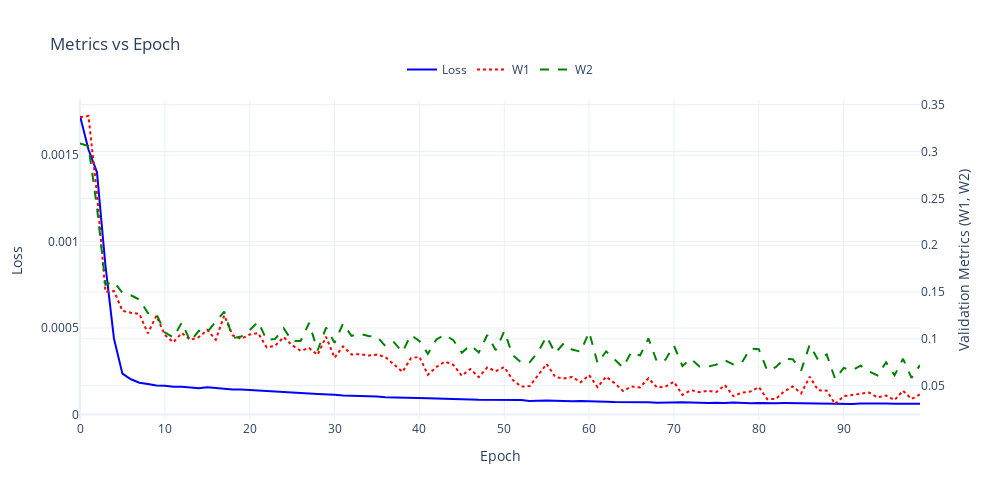

Notebook cell for this chart:
### Code cell
# Frame 
A = torch.tensor([
    [0.0, 1.0],
    [1.0, 0.0],
])
D = torch.diag_embed(
    torch.sum(A, dim=-1),
)
L = D - A
frame = SpectralFrame(L)

# SDE and Solvers 
sigma = 0.0
c = 2.0
sde = HeatBMTSDE(frame.eigenvalues, c=c, sigma=sigma)
ot_solver = OTSolver(sde=sde, epsilon=0.0)

# dataset
x0_distribution = EightGaussians()
x1_distribution = Moons() 
dataset = MatchingDistributionDataset(
    x0_distribution, 
    x1_distribution, 
)

batch_size = 512
num_batches = 50 * 512 // batch_size
train_data_loader = MatchingDataLoader(
    dataset=dataset, 
    batch_sampler=OTBatchSampler(
        dataset=dataset, 
        ot_solver=ot_solver, 
        batch_size=batch_size, 
        num_batches=num_batches,
        batchwise_ot=False, 
    ),
)
eval_data_loader = MatchingDataLoader(
    dataset=dataset, 
    batch_sampler=OTBatchSampler(
        dataset=dataset, 
        ot_solver=ot_solver, 
        batch_size=512, 
        num_batches=1,
        batchwise_ot=False, 
    ),
)

# model and training 
model = ResidualNN(data_dim=2)

num_epochs = 1000 // num_batches * 5
history = fit(
    sde=sde, 
    model=model, 
    train_data_loader=train_data_loader, 
    eval_data_loader=eval_data_loader,
    num_epochs=num_epochs,

)
plot_history(history)
